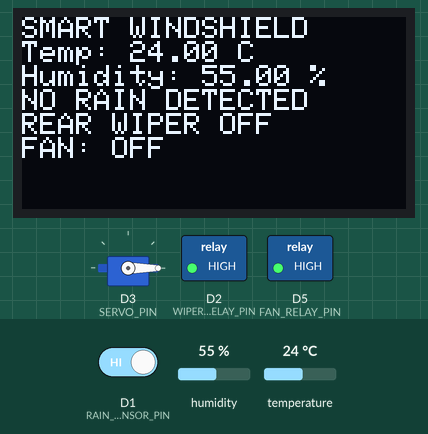
Simulated run of this sketch. Board: ESP8266 (NodeMCU). Shown: servo, 128×64 one-colour display, switched loads named in the sketch (green lamp = pin HIGH). Inputs (shaded band) come from the test bench; at power-on: D1 (RAIN_SENSOR_PIN) HIGH, temperature 24 °C, humidity 55 %. What the sketch prints to the serial monitor is not drawn.

Above: at 2.9 s.
3.0 s: D1 (RAIN_SENSOR_PIN) driven LOW
At 5.9 s:
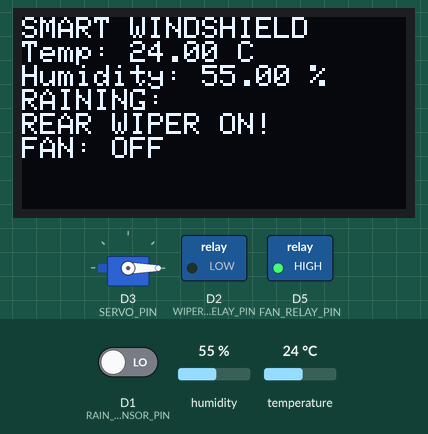
6.1 s: temperature set to 30 °C
At 9.1 s:
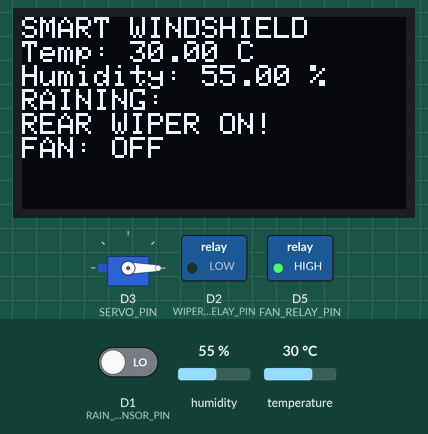
9.6 s: temperature set to 33 °C
At 12.6 s:
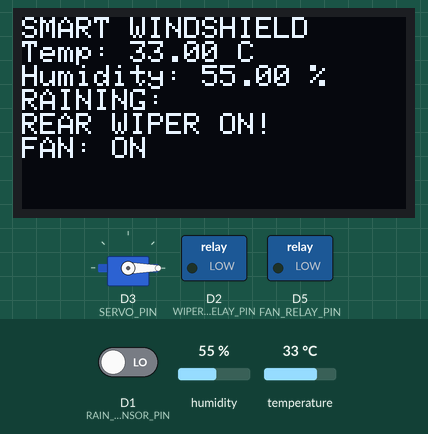
12.8 s: D1 (RAIN_SENSOR_PIN) driven HIGH
At 14.5 s:
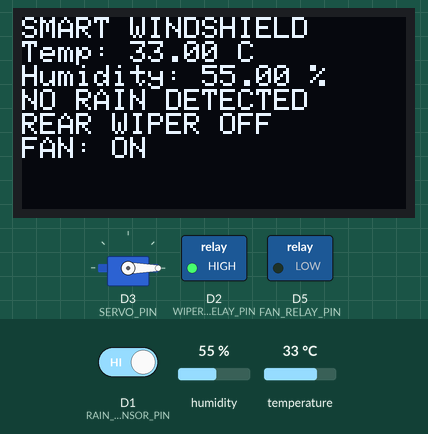
15.7 s: temperature set to 12 °C
At 16.7 s:
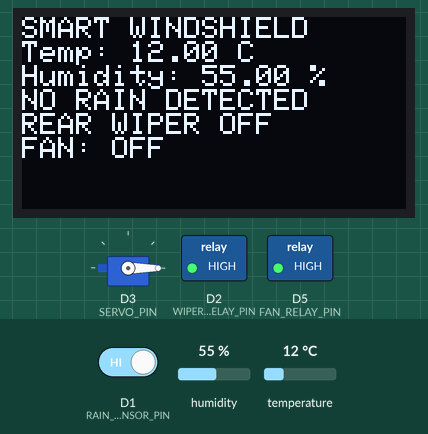
18.5 s: D1 (RAIN_SENSOR_PIN) driven LOW
At 22.1 s:
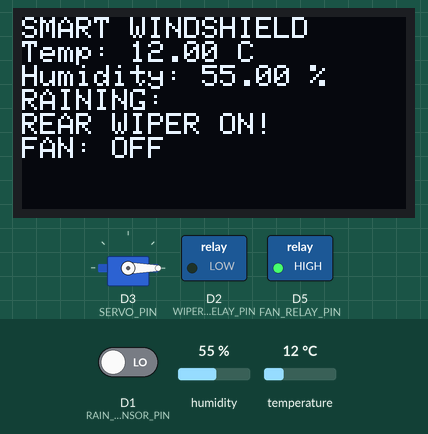
Timing chart, 0 to 23.3 s (numbered marks = the images above; inputs shaded):
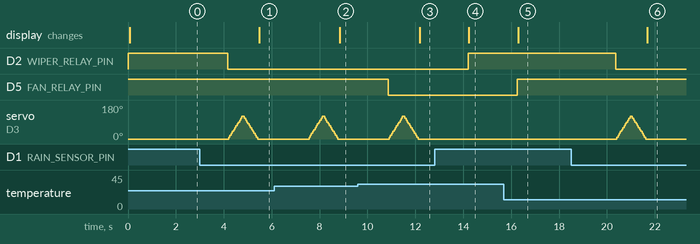

The sketch:

code.ino
```cpp
  #include <DHT.h>
#include <ESP8266WiFi.h>
#include <Servo.h>
#include <Wire.h>
#include <Adafruit_GFX.h>
#include <Adafruit_SSD1306.h>

// OLED display settings
#define SCREEN_WIDTH 128
#define SCREEN_HEIGHT 64
#define OLED_RESET -1
Adafruit_SSD1306 display(SCREEN_WIDTH, SCREEN_HEIGHT, &Wire, OLED_RESET);

// Pin Definitions for DHT Sensor and Fan Relay
#define DHTPIN D4       // DHT11 connected to D4 on ESP8266
#define FAN_RELAY_PIN D5 // Fan relay connected to D5 on ESP8266
#define DHTTYPE DHT11   // DHT 11 sensor type

// Pin Definitions for Rain Sensor, Wiper Relay, and Servo
#define RAIN_SENSOR_PIN D1    // Rain sensor connected to GPIO D1
#define WIPER_RELAY_PIN D2    // Wiper relay control pin connected to GPIO D2
#define SERVO_PIN D3          // Servo signal pin connected to GPIO D3

// OLED I2C pins
#define SDA_PIN D6
#define SCL_PIN D7

DHT dht(DHTPIN, DHTTYPE);
Servo wiperServo;

void setup() {
  Serial.begin(115200);

  // Initialize DHT sensor
  dht.begin();

  // Initialize Fan Relay Pin
  pinMode(FAN_RELAY_PIN, OUTPUT);
  digitalWrite(FAN_RELAY_PIN, HIGH); // Ensure fan is off at the start

  // Initialize Rain Sensor and Wiper Relay Pin
  pinMode(RAIN_SENSOR_PIN, INPUT);
  pinMode(WIPER_RELAY_PIN, OUTPUT);
  digitalWrite(WIPER_RELAY_PIN, HIGH); // Wiper off (assumes active LOW relay)

  // Attach Servo to its pin and set initial position
  wiperServo.attach(SERVO_PIN);
  wiperServo.write(0); // Initial position (no movement)

  // Initialize OLED display
  Wire.begin(SDA_PIN, SCL_PIN); // Set custom I2C pins
  if (!display.begin(SSD1306_SWITCHCAPVCC, 0x3C)) { // I2C address for OLED
    Serial.println(F("SSD1306 allocation failed"));
    for (;;);
  }
  display.clearDisplay();
  display.setTextSize(1);
  display.setTextColor(WHITE);

  Serial.println("System initialized: Temperature control with fan and rain sensor with wiper.");
}

void loop() {
  // Temperature Control Section
  float temp = dht.readTemperature();
  float humidity = dht.readHumidity();
  bool fanOn = false;

  if (isnan(temp) || isnan(humidity)) {
    Serial.println("Failed to read from DHT sensor!");
  } else {
    Serial.print("Temperature: ");
    Serial.print(temp);
    Serial.println(" °C");

    Serial.print("Humidity: ");
    Serial.print(humidity);
    Serial.println(" %");

    if (temp > 31) {
      digitalWrite(FAN_RELAY_PIN, LOW); // Turn on the fan
      Serial.println("Fan ON");
      fanOn = true;
    } else {
      digitalWrite(FAN_RELAY_PIN, HIGH); // Turn off the fan
      Serial.println("Fan OFF");
      fanOn = false;
    }
  }

  // Rain Sensor and Wiper Control Section
  int rainDetected = digitalRead(RAIN_SENSOR_PIN);
  bool wiperOn = false;

  if (rainDetected == LOW) { // Rain detected
    Serial.println("Rain detected, activating wiper.");
    digitalWrite(WIPER_RELAY_PIN, LOW); // Turn on wiper relay (active LOW)
    wiperOn = true;

    // Servo wiper movement (wider and faster sweeping motion)
    for (int pos = 0; pos <= 120; pos += 10) {
      wiperServo.write(pos);  // Move from 0 to 120 degrees
      delay(50); // Faster sweeping delay
    }
    for (int pos = 120; pos >= 0; pos -= 10) {
      wiperServo.write(pos);  // Move back from 120 to 0 degrees
      delay(50); // Faster sweeping delay
    }

  } else { // No rain detected
    Serial.println("No rain detected, turning off wiper.");
    digitalWrite(WIPER_RELAY_PIN, HIGH); // Turn off wiper relay
    wiperOn = false;
  }

  // Update OLED Display
  display.clearDisplay();
  display.setCursor(0, 0);
  display.println("SMART WINDSHIELD");

  display.print("Temp: ");
  if (isnan(temp)) display.println("N/A");
  else display.print(temp); display.println(" C");

  display.print("Humidity: ");
  if (isnan(humidity)) display.println("N/A");
  else display.print(humidity); display.println(" %");

  if (rainDetected == LOW) {
    display.println("RAINING:");
    display.println("REAR WIPER ON!");
  } else {
    display.println("NO RAIN DETECTED");
    display.println("REAR WIPER OFF");
  }

  display.print("FAN: ");
  if (fanOn) display.println("ON");
  else display.println("OFF");

  display.display(); // Show display content
  delay(2000); // Delay before the next cycle
}
```

Measured:
- the behaviour switches between 31 and 32 °C on temperature (found by bisection; images 2 and 3)
- after the input at 3.0 s, D2 (WIPER_RELAY_PIN): HIGH → LOW after 1.2 s; servo on D3 (SERVO_PIN): rises from 0° to 120° in 0.55 s, then falls to 0° in 0.65 s; the display: changes after 2.5 s (image 1)
- after the input at 6.1 s, the display: changes after 2.7 s (image 2)
- after the input at 9.6 s, D5 (FAN_RELAY_PIN): HIGH → LOW after 1.3 s; the display: changes after 2.6 s (image 3)
- after the input at 12.8 s, D2 (WIPER_RELAY_PIN): LOW → HIGH after 1.4 s; servo on D3 (SERVO_PIN): stays 0° (without the input it goes to 10° after 1.5 s); the display: changes after 1.4 s (image 4)
- after the input at 15.7 s, D5 (FAN_RELAY_PIN): LOW → HIGH after 0.56 s; the display: changes after 0.59 s (image 5)
- after the input at 18.5 s, D2 (WIPER_RELAY_PIN): HIGH → LOW after 1.9 s; servo on D3 (SERVO_PIN): rises from 0° to 120° in 0.55 s, then falls to 0° in 0.65 s; the display: changes after 3.2 s (image 6)
